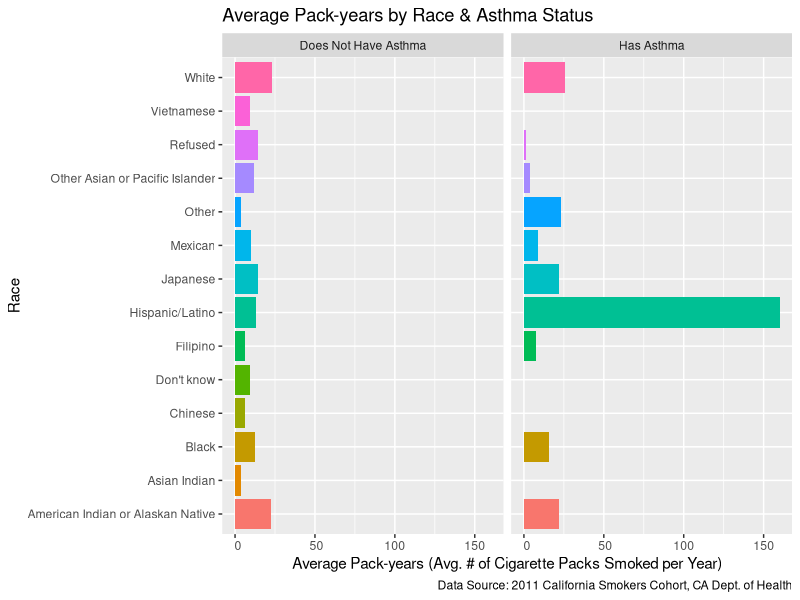
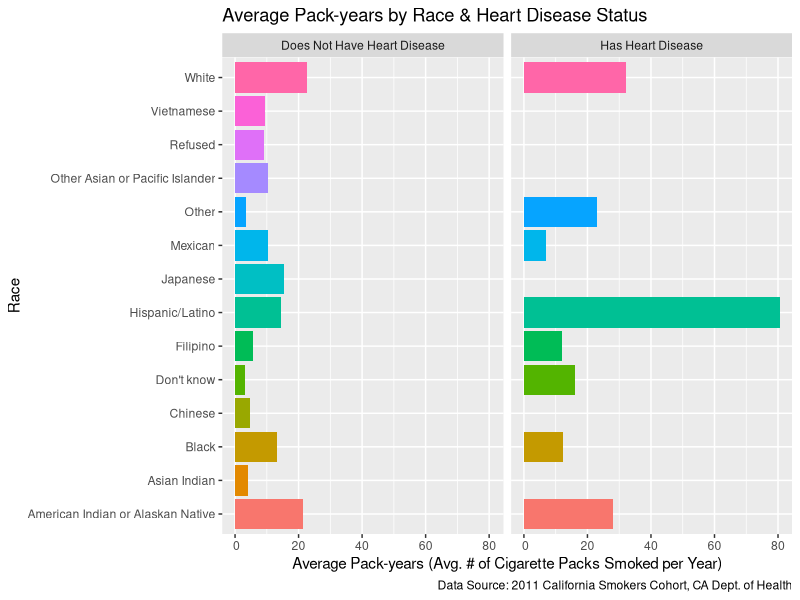
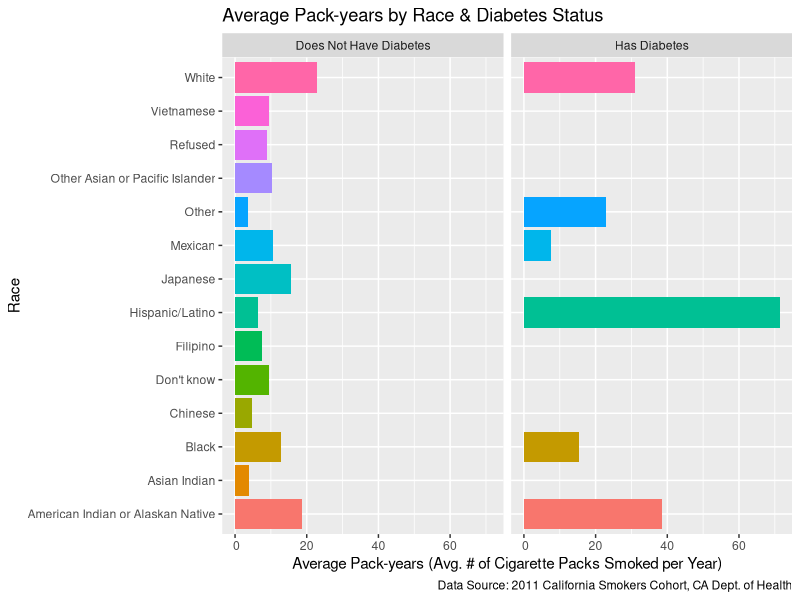
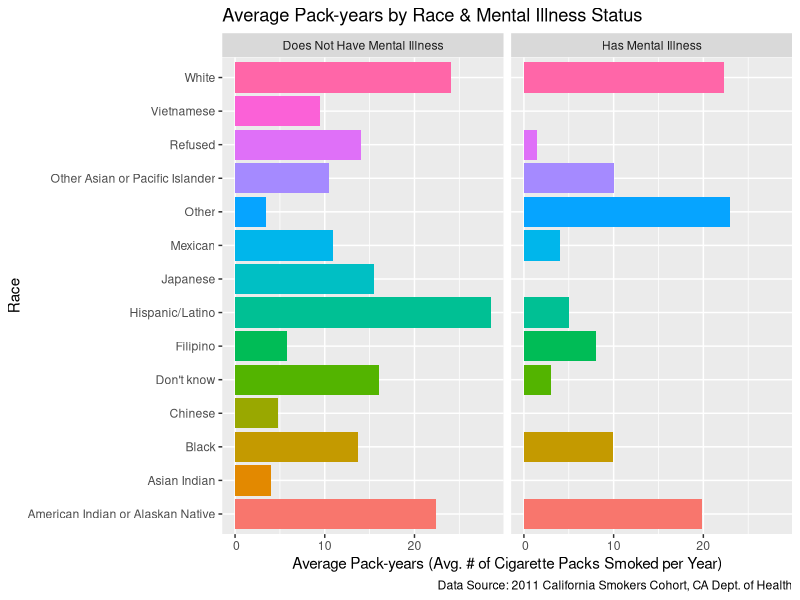

Recreate these plots in R, in order.
## ---- chunk 1
library(tidyverse)

#Insert previous code with updated datasets 
race_data <-read_csv("ca_csc_outcome_race_data.csv",
            col_select = c(ID, NERVOUS, WORRYING, PROBINTR,
                           PROBDOWN, ASTHMA, HEARTDIS,
                           DIABETES, OTHMENILL, race01, race02, race03,
                           race04, race05, race06, race07, race08,
                           race09, race10, race11, race12, race13,
                           race14, race15),
            na = c("", "NA", "NA/Not Applicable", "N/A", "n/a",
                   "(DO NOT READ) NA/Not Applicable",
                   "(DO NOT READ) Refused",
                   "(DO NOT READ) Don't know"))

smoker_data <- read_csv("ca_csc_smoker_data.csv",
            col_select = c(psraid, smokstat, WHEREBUY, BUYCALIF,
                           HOWMANY, SMOK6NUM, SMOK6UNI),
            na = c("", "NA", "NA/Not Applicable", "N/A", "n/a",
                   "(DO NOT READ) NA/Not Applicable",
                   "(DO NOT READ) Refused",
                   "(DO NOT READ) Don't know"))

#Changed casing for variables from capitals to lowercase in both dataframes
#of race_data and smoker_data
names(race_data) <- tolower(names(race_data))
names(smoker_data) <- tolower(names(smoker_data))

#Re-coded "100 or more cigarettes" to "100" for future pack-year calculations
#once the variable `howmany` is converted from character to numeric data type
smoker_data$howmany <- recode(smoker_data$howmany,
                              "100 or more cigarettes" = "100")

#Changed the data type of `howmany` from character to numeric in order to
#perform calculations for pack-years later
smoker_data$howmany <- as.numeric(smoker_data$howmany)

#Re-coded "In military commissaries, or" to "In military commissaries", as well
#as "Somewhere else (SPECIFY)?" to "Somewhere else" to make
#response option more understandable when displayed for the variable `wherebuy`.
smoker_data$wherebuy <- recode(smoker_data$wherebuy,
                  "In military commissaries, or" = "In military commissaries",
                  "Somewhere else (SPECIFY)?" = "Somewhere else")

#Created new variable `race` to combine variables race01:race15 into one column. 
race_data_2 <- race_data %>%
  mutate(race = case_when(race01 == "Yes" ~ "White",
        race02 == "Yes" ~ "Black",
        race03 == "Yes" ~ "Japanese",
        race04 == "Yes" ~ "Chinese",
        race05 == "Yes" ~ "Filipino",
        race06 == "Yes" ~ "Korean",
        race07 == "Yes" ~ "Other Asian or Pacific Islander",
        race08 == "Yes" ~ "American Indian or Alaskan Native",
        race09 == "Yes" ~ "Mexican",
        race10 == "Yes" ~ "Hispanic/Latino",
        race11 == "Yes" ~ "Other",
        race12 == "Yes" ~ "Vietnamese",
        race13 == "Yes" ~ "Asian Indian",
        race14 == "Yes" ~ "Refused",
        race15 == "Yes" ~ "Don't know")) %>%
  select(-(race01:race15))

#Created new variable "packs_per_day" for future calculations for pack-years
smoker_data_2 <- smoker_data %>% mutate(packs_per_day = howmany/20)

## ---- chunk 2

#We calculated pack-years, which is given by the formula of
#pack-years = # of packs of cigarettes smoked per day * years a person has smoked.
#This calculation led to the creation of a new variable called `pack_years`.
#`pack_years` was created conditionally based on the three different time units
#as determined by the existing variable `smok6uni`, which are: "Days", "Months",
#and "Years". To change the unit of "Days" to years, we set up a conditional
#statement in the code to divide `smok6num` by 365 before multiplying the result
#by `packs_per_day` to get pack-years. Similarly, to change the unit of "Months"
#to years, we set up a conditional statement in the code to divide `smok6num`
#by 12 before multiplying the result by `packs_per_day` to get pack-years. For
#`smok6uni` observations that have the value "Years", we just multiplied
#`smok6num` by `packs_per_day` to get pack-years directly. We assigned
#this overall change in the data frame smoker_data_2 to a new data frame
#called smoker_data_3, which includes the new variable `pack_years`.

smoker_data_3 <- smoker_data_2 %>%
  mutate(pack_years =
           case_when(smok6uni == "Days" ~ packs_per_day*(smok6num/365),
                     smok6uni == "Months" ~ packs_per_day*(smok6num/12),
                     smok6uni == "Years" ~ packs_per_day*(smok6num)))

#We then rounded `pack_years` to the nearest whole number for all observations.

smoker_data_3$pack_years <- round(smoker_data_3$pack_years, 0)

#Afterwards, we viewed our new data frame, which includes our new variable
#`pack_years`.

smoker_data_3

## ---- chunk 3

#In order to join our two cleaned data sets together, we first had to remove the
#strings of 'DIS' and 'STAT' from the `id` column of race_data_2 by using gsub().
#We overwrote these changes in the race_data_2 data frame and viewed these new
#changes to make sure the `id` variable only contains numbers and no
#characters.

race_data_2$id <- gsub('[DISSTAT]', '', race_data_2$id)
race_data_2

#Next, looking at the smoker_data_3 data frame, we see that the `psraid`
#variable contains each study participant's unique ID number, but the variable
#is a numeric data type. On the other hand, `id` from the race_data_2
#data frame is a character data type. We needed to convert `psraid` then from
#character to numeric data type because 1) `psraid` is an identifier rather than
#a numeric value to mathematically manipulate even if it does contain numbers
#and 2) in order to perform a join, the two variables must be the same data
#type.

smoker_data_3$psraid <- as.character(smoker_data_3$psraid)

#Afterward, we performed an inner join between race_data_2 and
#smoker_data_3 by each study participant's unique ID number, which is
#represented by `id` in race_data_2 and `psraid` in smoker_data_3. We
#chose to do an inner join because we wanted to select participants that
#exist in each of our two data sets for our final data frame.
#We assigned this join to a new data frame called joined_smoking_df.

joined_smoking_df <- inner_join(x = race_data_2, y = smoker_data_3,
                                by=c("id" = "psraid"))

#Then, we viewed the new data frame we created
joined_smoking_df

## ---- chunk 4

#We created subsets of the data frame joined_smoking_df for each disease of
#interest, with each subset including only the variable of `race` and average
#values of the variable `pack_years` according to disease. This is to simplify
#the graph and table generation process later by including only the information
#we need in a data frame.

#asthma
avg_pack_years_race_asthma <- joined_smoking_df %>%
  filter(!is.na(pack_years)) %>%
  group_by(race, asthma) %>%
  summarize(avg_pack_years = sum(pack_years)/n())

#heartdis
avg_pack_years_race_heartdis <- joined_smoking_df %>%
  filter(!is.na(pack_years)) %>%
  group_by(race, heartdis) %>%
  summarize(avg_pack_years = sum(pack_years)/n())

#diabetes
avg_pack_years_race_diabetes <- joined_smoking_df %>%
  filter(!is.na(pack_years)) %>%
  group_by(race, diabetes) %>%
  summarize(avg_pack_years = sum(pack_years)/n())

#othmenill
avg_pack_years_race_othmenill <- joined_smoking_df %>%
  filter(!is.na(pack_years)) %>%
  group_by(race, othmenill) %>%
  summarize(avg_pack_years = sum(pack_years)/n())
       
## ---- chunk 5

avg_pack_years_race_asthma %>%
  drop_na(c(asthma, avg_pack_years)) %>%
  ggplot(aes(x = race, y = avg_pack_years)) +
  geom_bar(aes(fill=race), stat="identity", position = "dodge") +
  coord_flip() +
  guides(fill = "none") +
  labs(x = "Race",
       y = "Average Pack-years (Avg. # of Cigarette Packs Smoked per Year)",
  title = "Average Pack-years by Race & Asthma Status",
  caption = "Data Source: 2011 California Smokers Cohort, CA Dept. of Health") +
  scale_y_continuous(labels = function(x) format(x,big.mark=",",
                                                     scientific=FALSE)) +
  facet_wrap(~ asthma, labeller = labeller(asthma =
                                             c("No" = "Does Not Have Asthma",
                                                      "Yes" = "Has Asthma")))

## ---- chunk 6

avg_pack_years_race_heartdis %>%
  drop_na(c(heartdis, avg_pack_years)) %>%
  ggplot(aes(x = race, y = avg_pack_years)) +
  geom_bar(aes(fill=race), stat="identity", position = "dodge") +
  coord_flip() +
  guides(fill = "none") +
  labs(x = "Race",
       y = "Average Pack-years (Avg. # of Cigarette Packs Smoked per Year)",
  title = "Average Pack-years by Race & Heart Disease Status",
  caption = "Data Source: 2011 California Smokers Cohort, CA Dept. of Health") +
  scale_y_continuous(labels = function(x) format(x,big.mark=",",
                                                     scientific=FALSE)) +
  facet_wrap(~ heartdis, labeller = labeller(heartdis =
                                      c("No" = "Does Not Have Heart Disease",
                                        "Yes" = "Has Heart Disease")))


## ---- chunk 7

avg_pack_years_race_diabetes %>%
  drop_na(c(diabetes, avg_pack_years)) %>%
  ggplot(aes(x = race, y = avg_pack_years)) +
  geom_bar(aes(fill=race), stat="identity", position = "dodge") +
  coord_flip() +
  guides(fill = "none") +
  labs(x = "Race",
       y = "Average Pack-years (Avg. # of Cigarette Packs Smoked per Year)",
  title = "Average Pack-years by Race & Diabetes Status",
  caption = "Data Source: 2011 California Smokers Cohort, CA Dept. of Health") +
  scale_y_continuous(labels = function(x) format(x,big.mark=",",
                                                     scientific=FALSE)) +
  facet_wrap(~ diabetes,
             labeller = labeller(diabetes = c("No" = "Does Not Have Diabetes",
                                                      "Yes" = "Has Diabetes")))


## ---- chunk 8

avg_pack_years_race_othmenill %>%
  drop_na(c(othmenill, avg_pack_years)) %>%
  ggplot(aes(x = race, y = avg_pack_years)) +
  geom_bar(aes(fill=race), stat="identity", position = "dodge") +
  coord_flip() +
  guides(fill = "none") +
  labs(x = "Race",
       y = "Average Pack-years (Avg. # of Cigarette Packs Smoked per Year)",
  title = "Average Pack-years by Race & Mental Illness Status",
  caption = "Data Source: 2011 California Smokers Cohort, CA Dept. of Health") +
  scale_y_continuous(labels = function(x) format(x,big.mark=",",
                                                     scientific=FALSE)) +
  facet_wrap(~ othmenill, labeller = labeller(othmenill =
                                      c("No" = "Does Not Have Mental Illness",
                                        "Yes" = "Has Mental Illness")))
